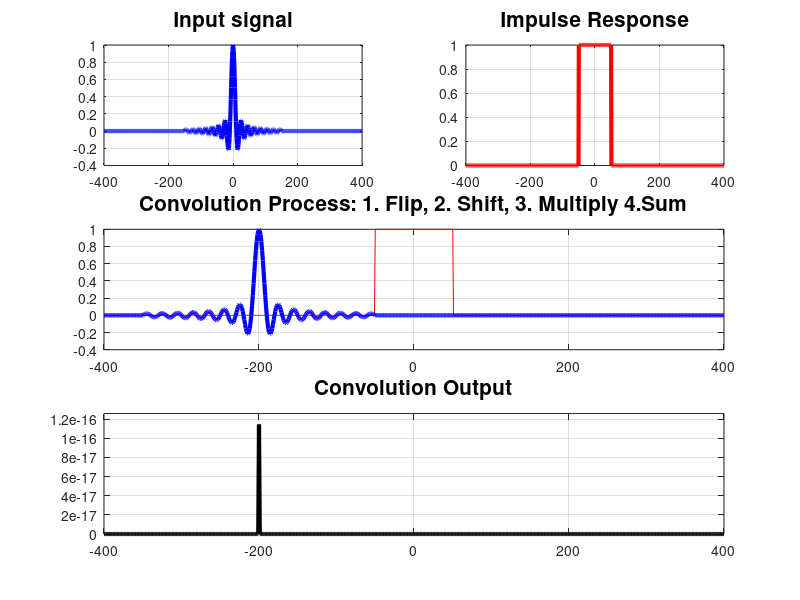

Write the MATLAB code that produced this figure. (Note: this script raises an error after producing the figure.)
close all
clear all
clc
% Initialization
t = -400:400; % Time range
X = zeros(1,length(t)); % Input signal 
x1 = -150; x2 = 150; % Range of Input Signal
H = zeros(1,length(t)); % Impulse Response
h1 = -50; h2 = 50; % Range of Impulse Response Signal
Y = zeros(1,length(t)); xh1 = x1+h1; xh2 = x2+h2; % Convolution output

% Input Signal Generation
x = sin(pi*t/10)./(pi*t/10); x(t==0)=1; % Generate Input Sinc Signal
h = t./t; h(t==0)=1; % Generate Impulse Response
H(t>=h1&t<=h2) = h(t>=h1&t<=h2); % Fit the input signal within range
X(t>=x1&t<=x2) = x(t>=x1&t<=x2); % Fit the impulse response within range

% Plot Input Signal and Impulse Response
subplot(3,2,1) 
plot(t,X,'b','LineWidth',3)
title('Input signal','FontWeight','b','FontSize',15)
grid on
subplot(3,2,2) 
plot(t,H,'r','LineWidth',3)
title('Impulse Response','FontWeight','b','FontSize',15)
grid on
count = 0;
for n = xh1:xh2 % Convolution limits
    % Convolution steps
    f = fliplr(X);           % Flip 
    Xm = circshift(f,[0,n]); % Shift
    m = Xm.*H;               % Multiply 
    Y(t==n) = sum(m);  % Sum
    count=count+1;
    % Live Convolution Process
    subplot(3,2,[3 4])
    plot(t,H,'r',t,circshift(fliplr(X),[0,n]),'b','LineWidth',3)
    title('Convolution Process: 1. Flip, 2. Shift, 3. Multiply 4.Sum','FontWeight','b','FontSize',15)
    grid on;
    % Result of convolution live
    subplot(3,2,[5 6]); 
    plot(t,Y,'k','LineWidth',3)
    axis tight
    grid on
    title('Convolution Output','FontWeight','b','FontSize',15)
    pause(0.01); % Pause between Update
    sgtitle('Illustration of 1D Convolution','FontWeight','b','FontSize',20)
    fig=gcf;
    fig.Units='normalized'; 
    fig.OuterPosition=[0 0 1 1]; %Open Current Figure in Maximized Mode
end
